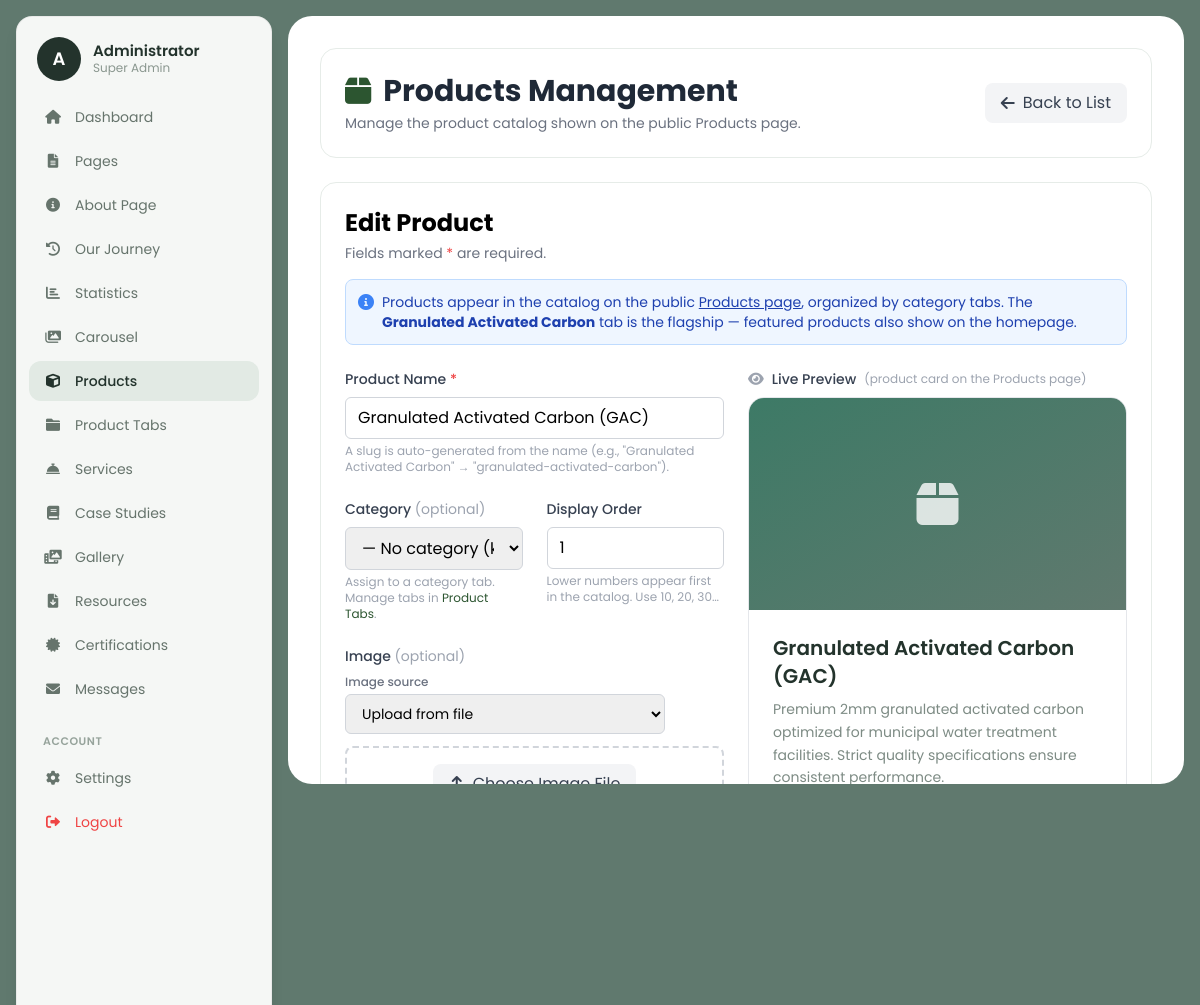
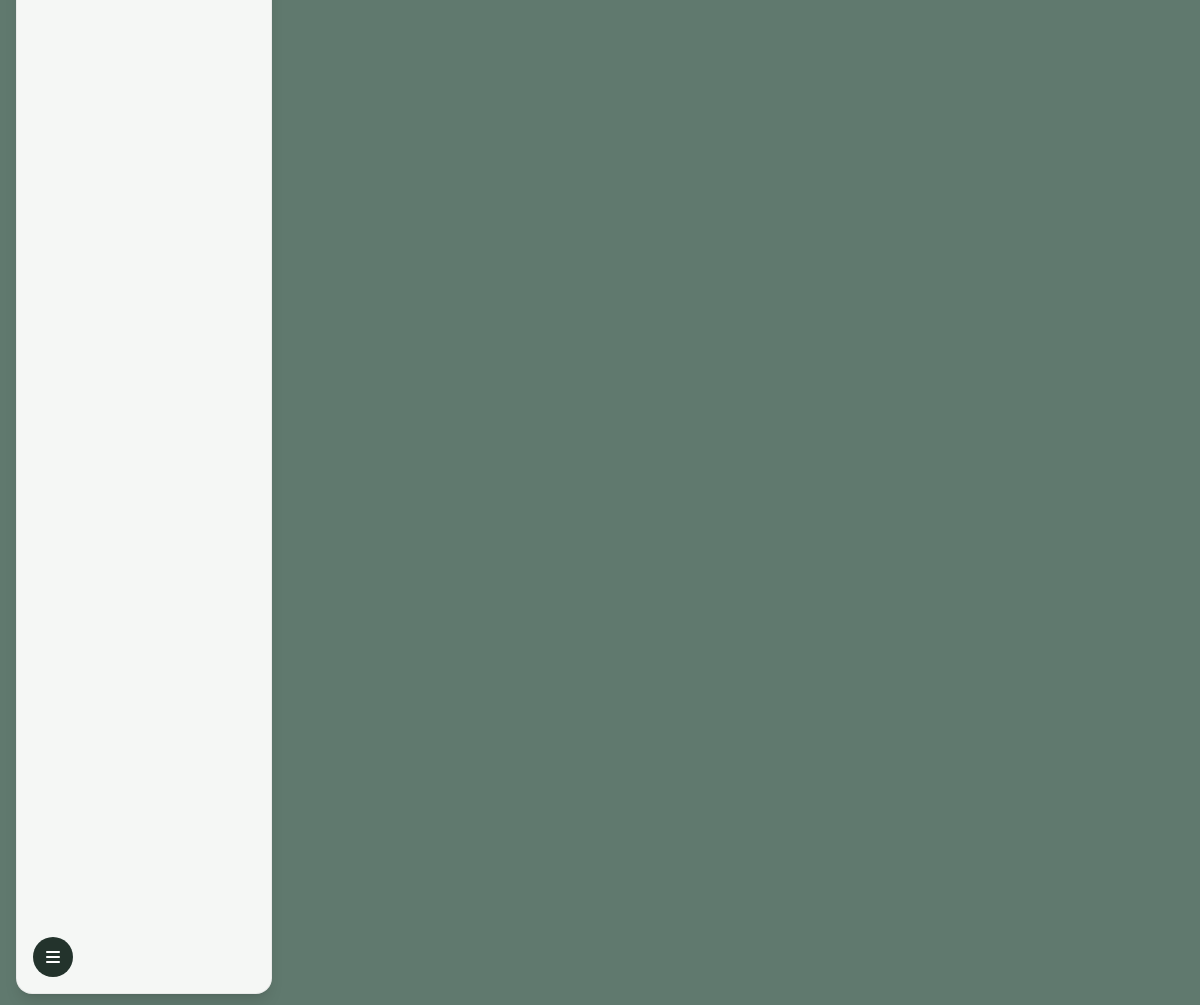
The page /admin/products.php?action=edit&id=1 (signed in) on the database its author committed (2 pictures, top to bottom).
### tables this page shows
CREATE TABLE `products` (
  `id` int(11) NOT NULL,
  `name` varchar(200) NOT NULL,
  `slug` varchar(200) NOT NULL,
  `description` text DEFAULT NULL,
  `specifications` text DEFAULT NULL,
  `features` text DEFAULT NULL,
  `applications` text DEFAULT NULL,
  `image_url` varchar(500) DEFAULT NULL,
  `category_id` int(11) DEFAULT NULL,
  `display_order` int(11) DEFAULT 0,
  `is_featured` tinyint(1) DEFAULT 0,
  `is_active` tinyint(1) DEFAULT 1,
  `created_at` timestamp NOT NULL DEFAULT current_timestamp(),
  `updated_at` timestamp NOT NULL DEFAULT current_timestamp() ON UPDATE current_timestamp(),
  `updated_by` int(11) DEFAULT NULL
);

### admin/config.php (called while the page is built, shortened)
<?php
class Database {
    private static $instance = null;
    private $conn;
    private function __construct() {
        try {
            $this->conn = new mysqli(DB_HOST, DB_USER, DB_PASS, DB_NAME);
            $this->conn->set_charset("utf8mb4");
        } catch (Exception $e) {
            die("Database connection error: " . $e->getMessage());
        }
    }
    public static function getInstance() {
        if (self::$instance === null) {
            self::$instance = new self();
        }
        return self::$instance;
    }
    public function getConnection() {
        return $this->conn;
    }
}
function getDB() {
    return Database::getInstance()->getConnection();
}
function getCurrentUser() {
    $db = getDB();
    $stmt = $db->prepare("SELECT id, username, email, full_name, role FROM admin_users WHERE id = ? AND is_active = 1");
    $stmt->bind_param("i", $_SESSION['admin_id']);
    $stmt->execute();
    $result = $stmt->get_result();
    return $result->fetch_assoc();
}

### admin/products.php (the view, shortened to what this page needs)
<?php
require_once 'config.php';
$db = getDB();
$action = $_GET['action'] ?? 'list';
$id = $_GET['id'] ?? null;
$edit_product = null;
if ($action === 'edit' && $id) {
    $stmt = $db->prepare("SELECT * FROM products WHERE id = ?");
    $stmt->bind_param("i", $id);
    $stmt->execute();
    $result = $stmt->get_result();
    $edit_product = $result->fetch_assoc();
}
$view_url = '../products.php#main';
?>
<!DOCTYPE html>
<html lang="en">
<head>
    <script src="https://cdn.tailwindcss.com"></script>
    <link href="https://cdnjs.cloudflare.com/ajax/libs/font-awesome/6.0.0/css/all.min.css" rel="stylesheet">
</head>
<body class="bg-gray-100">
    <?php include 'includes/sidebar.php'; ?>
    <div class="lg:ml-64 p-4 lg:p-8">
        <div class="bg-white rounded-lg shadow-md p-6 mb-6">
            <div class="flex flex-col sm:flex-row sm:justify-between sm:items-center gap-3">
                <div>
                    <h1 class="text-3xl font-bold text-gray-800 flex items-center gap-3">
                        <i class="fas fa-box text-primary"></i> Products Management
                    </h1>
                    <p class="text-sm text-gray-500 mt-1">Manage the product catalog shown on the public Products page.</p>
                </div>
                <?php if ($action === 'list'): ?>
                <a href="?action=add" class="bg-primary text-white px-4 py-2 rounded-lg hover:bg-secondary transition-colors inline-flex items-center justify-center">
                    <i class="fas fa-plus mr-2"></i>Add New Product
                </a>
                <?php else: ?>
                <a href="products.php" class="bg-gray-100 text-gray-700 px-4 py-2 rounded-lg hover:bg-gray-200 transition-colors inline-flex items-center justify-center">
                    <i class="fas fa-arrow-left mr-2"></i>Back to List
                </a>
                <?php endif; ?>
            </div>
        </div>
        <?php if ($action === 'add' || $action === 'edit'): ?>
            <div class="bg-white rounded-lg shadow-md p-6">
                <h2 class="text-2xl font-bold mb-1"><?php echo $action === 'add' ? 'Add New' : 'Edit'; ?> Product</h2>
                <p class="text-sm text-gray-500 mb-4">Fields marked <span class="text-red-500">*</span> are required.</p>
                <div class="mb-6 p-3 rounded-lg bg-blue-50 border border-blue-200 flex items-start gap-2">
                    <i class="fas fa-info-circle text-blue-500 mt-0.5"></i>
                    <p class="text-sm text-blue-800">Products appear in the catalog on the public <a href="<?php echo $view_url; ?>" target="_blank" class="underline hover:text-blue-900">Products page</a>, organized by category tabs. The <strong>Granulated Activated Carbon</strong> tab is the flagship — featured products also show on the homepage.</p>
                </div>
                <div class="grid grid-cols-1 lg:grid-cols-2 gap-6">
                    <div>
                        <form method="POST" action="">
                            <div class="space-y-6">
                                <div>
                                    <label class="block text-sm font-medium text-gray-700 mb-2">Product Name <span class="text-red-500">*</span></label>
                                    <input type="text" name="name" id="name_input" required
                                           value="<?php echo htmlspecialchars($edit_product['name'] ?? ''); ?>"
                                           class="w-full px-3 py-2 border border-gray-300 rounded-md focus:outline-none focus:ring-primary focus:border-primary"
                                           placeholder="e.g., Granulated Activated Carbon 2mm"
                                           oninput="updatePreview()">
                                    <p class="text-xs text-gray-400 mt-1">A slug is auto-generated from the name (e.g., "Granulated Activated Carbon" → "granulated-activated-carbon").</p>
                                </div>
                                <div class="grid grid-cols-1 sm:grid-cols-2 gap-6">
                                    <div>
                                        <label class="block text-sm font-medium text-gray-700 mb-2">Category <span class="text-gray-400 font-normal">(optional)</span></label>
                                        <select name="category_id" id="category_input"
                                                class="w-full px-3 py-2 border border-gray-300 rounded-md focus:outline-none focus:ring-primary focus:border-primary"
                                                onchange="updatePreview()">
                                            <option value="0">— No category (keyword matching) —</option>
                                        </select>
                                        <p class="text-xs text-gray-400 mt-1">Assign to a category tab. Manage tabs in <a href="product-tabs.php" class="text-primary hover:underline">Product Tabs</a>.</p>
                                    </div>
                                    <div>
                                        <label class="block text-sm font-medium text-gray-700 mb-2">Display Order</label>
                                        <input type="number" name="display_order" min="0"
                                               value="<?php echo htmlspecialchars($edit_product['display_order'] ?? 0); ?>"
                                               class="w-full px-3 py-2 border border-gray-300 rounded-md focus:outline-none focus:ring-primary focus:border-primary">
                                        <p class="text-xs text-gray-400 mt-1">Lower numbers appear first in the catalog. Use 10, 20, 30…</p>
                                    </div>
                                </div>
                                <div>
                                    <label class="block text-sm font-medium text-gray-700 mb-2">Image <span class="text-gray-400 font-normal">(optional)</span></label>
                                    <div class="mb-3">
                                        <label class="block text-xs font-medium text-gray-500 mb-1">Image source</label>
                                        <select id="image-source-mode" onchange="switchImageMode()" class="w-full max-w-xs px-3 py-2 border border-gray-300 rounded-md focus:outline-none focus:ring-primary focus:border-primary text-sm">
                                            <option value="upload">Upload from file</option>
                                        </select>
                                    </div>
                                    <div id="file-picker-block" class="border-2 border-dashed border-gray-300 rounded-lg p-4 mb-3">
                                        <div class="text-center">
                                            <label for="image-file-input" class="cursor-pointer inline-flex items-center px-4 py-2 bg-gray-100 hover:bg-gray-200 text-gray-700 rounded-lg transition-colors">
                                                <i class="fas fa-upload mr-2"></i>Choose Image File
                                            </label>
                                        </div>
                                    </div>
                                </div>
                            </div>
                        </form>
                    </div>
                    <div>
                        <p class="text-sm font-medium text-gray-700 mb-2 flex items-center gap-2">
                            <i class="fas fa-eye text-gray-400"></i> Live Preview
                            <span class="text-xs text-gray-400 font-normal">(product card on the Products page)</span>
                        </p>
                        <div class="border border-gray-200 rounded-2xl overflow-hidden bg-white">
                            <div class="aspect-video bg-[#f7faf8] flex items-center justify-center overflow-hidden" id="preview_img_wrap">
                                <div id="preview_img_placeholder" class="aspect-video bg-gradient-to-br from-[#3d7a66] to-[#60796e] flex items-center justify-center w-full h-full <?php echo empty($edit_product['image_url'] ?? '') ? '' : 'hidden'; ?>">
                                    <i class="fas fa-box text-5xl text-white/80"></i>
                                </div>
                            </div>
                            <div class="p-6">
                                <h4 id="preview_name" class="text-xl font-semibold text-[#23332c] mb-2"><?php echo htmlspecialchars($edit_product['name'] ?? 'Product name'); ?></h4>
                                <div id="preview_desc" class="text-[#7d8b84] text-sm leading-relaxed mb-4 prose prose-sm max-w-none"><?php echo $edit_product['description'] ?? '<span class="text-gray-400">Product description appears here…</span>'; ?></div>
                            </div>
                        </div>
                    </div>
                </div>
            </div>
        <?php endif; ?>
    </div>
</body>
</html>

### admin/includes/sidebar.php (shortened to what this page needs)
<?php
$current_user = getCurrentUser();
$current_page = basename($_SERVER['PHP_SELF']);
$display_name = $current_user['full_name'] ?: $current_user['username'];
$avatar_initial = strtoupper(substr($display_name, 0, 1));
$role_label = ucwords(str_replace('_', ' ', $current_user['role'] ?? 'Admin'));
$nav_items = [
    ['index.php',          'fa-home',           'Dashboard'],
    ['pages.php',          'fa-file-alt',       'Pages'],
    ['about.php',          'fa-info-circle',    'About Page'],
    ['timeline.php',       'fa-history',        'Our Journey'],
    ['statistics.php',     'fa-chart-bar',      'Statistics'],
    ['carousel.php',       'fa-images',         'Carousel'],
    ['products.php',       'fa-cube',           'Products'],
    ['product-tabs.php',   'fa-folder',         'Product Tabs'],
    ['services.php',       'fa-concierge-bell', 'Services'],
    ['case-studies.php',   'fa-book',           'Case Studies'],
    ['gallery.php',        'fa-photo-video',    'Gallery'],
    ['resources.php',      'fa-file-download',  'Resources'],
    ['certifications.php', 'fa-certificate',    'Certifications'],
];
$account_items = [
    ['settings.php', 'fa-cog',          'Settings'],
    ['logout.php',   'fa-sign-out-alt', 'Logout'],
];
?>
<aside id="sidebar" class="fixed top-0 bottom-0 left-0 lg:top-4 lg:bottom-4 lg:left-4 z-40 w-64 transition-all duration-300 -translate-x-full lg:translate-x-0 bg-[#f5f7f5] text-[#45524b] lg:rounded-2xl lg:shadow-lg lg:border lg:border-black/5 flex flex-col">
    <div class="sidebar-header flex items-center gap-3 px-5 pt-5 pb-4 flex-shrink-0">
        <div class="w-11 h-11 rounded-full bg-[#23332c] text-white flex items-center justify-center font-semibold text-lg flex-shrink-0">
            <?php echo htmlspecialchars($avatar_initial); ?>
        </div>
        <div class="sidebar-label min-w-0 flex-1">
            <p class="font-semibold text-[15px] text-[#23332c] leading-tight truncate"><?php echo htmlspecialchars($display_name); ?></p>
            <p class="text-xs text-[#8a978f] truncate"><?php echo htmlspecialchars($role_label); ?></p>
        </div>
    </div>
    <div class="sidebar-scroll flex-1 overflow-y-auto px-3 pb-5">
        <nav class="space-y-1">
            <?php foreach ($nav_items as $item):
                $is_active = $current_page === $item[0];
            ?>
                <a href="<?php echo $item[0]; ?>" title="<?php echo $item[2]; ?>" class="flex items-center gap-3 px-3.5 py-2.5 rounded-xl text-sm transition-colors <?php echo $is_active ? 'bg-[#e2eae4] text-[#23332c] font-medium' : 'text-[#66746c] hover:bg-[#eaf0ec] hover:text-[#23332c]'; ?>">
                    <i class="fas <?php echo $item[1]; ?> w-5 text-center"></i>
                    <span class="sidebar-label"><?php echo $item[2]; ?></span>
                </a>
            <?php endforeach; ?>
            <a href="messages.php" title="Messages" class="flex items-center gap-3 px-3.5 py-2.5 rounded-xl text-sm transition-colors <?php echo $current_page == 'messages.php' ? 'bg-[#e2eae4] text-[#23332c] font-medium' : 'text-[#66746c] hover:bg-[#eaf0ec] hover:text-[#23332c]'; ?>">
                <i class="fas fa-envelope w-5 text-center"></i>
                <span class="sidebar-label">Messages</span>
            </a>
        </nav>
        <p class="section-label px-3.5 pt-6 pb-2 text-[11px] font-semibold uppercase tracking-wider text-[#96a39b]">Account</p>
        <nav class="space-y-1">
            <?php foreach ($account_items as $item):
                $is_active = $current_page === $item[0];
                $is_logout = $item[0] === 'logout.php';
            ?>
                <a href="<?php echo $item[0]; ?>" title="<?php echo $item[2]; ?>" class="user-link flex items-center gap-3 px-3.5 py-2.5 rounded-xl text-sm transition-colors <?php echo $is_logout ? 'text-red-500 hover:bg-red-50' : ($is_active ? 'bg-[#e2eae4] text-[#23332c] font-medium' : 'text-[#66746c] hover:bg-[#eaf0ec] hover:text-[#23332c]'); ?>">
                    <i class="fas <?php echo $item[1]; ?> w-5 text-center"></i>
                    <span class="sidebar-label"><?php echo $item[2]; ?></span>
                </a>
            <?php endforeach; ?>
        </nav>
    </div>
    <div class="sidebar-footer p-4">
        <button id="sidebar-collapse" type="button" title="Collapse sidebar" class="hidden lg:flex w-10 h-10 rounded-full bg-[#23332c] text-white items-center justify-center hover:bg-[#3a4a41] transition-colors">
            <i class="fas fa-bars"></i>
        </button>
    </div>
</aside>

### admin/includes/sidebar.php (style rules this page uses)
body { font-family: 'Poppins', ui-sans-serif, system-ui, sans-serif; background-color: #60796e !important; }
.lg\:ml-64 { background: #ffffff; border-radius: 1.5rem; margin: 0.75rem; min-height: calc(100vh - 1.5rem); transition: margin-left 0.3s ease; }
.lg\:ml-64 .shadow-md, .lg\:ml-64 .shadow-lg { box-shadow: none; border: 1px solid #e6ece8; border-radius: 1rem; }
#sidebar .sidebar-scroll { scrollbar-width: thin; scrollbar-color: #d2dcd5 #f5f7f5; }
@media (min-width: 1024px) { .lg\:ml-64 { margin: 1rem 1rem 1rem 18rem !important; min-height: calc(100vh - 2rem); } }

### admin/products.php (style rules this page uses)
@media (min-width: 1024px) { .lg\:ml-64 { height: calc(100vh - 2rem) !important; overflow-y: auto !important; } }
@media (min-width: 1024px) { .lg\:ml-64 { scrollbar-width: thin; scrollbar-color: #d2dcd5 transparent; } }

### rows shown on the page
products: name "Granulated Activated Carbon (GAC)", display_order "1", description "Premium 2mm granulated activated carbon optimized for municipal water treatment facilities. Strict quality specifications ensure consistent performance."

### other values the page prints
$avatar_initial "A"
$display_name "Administrator"
$role_label "Super Admin"
$item[2] "Dashboard"
$item[2] "Pages"
$item[2] "About Page"
$item[2] "Our Journey"
$item[2] "Statistics"
$item[2] "Carousel"
$item[2] "Products"
$item[2] "Product Tabs"
$item[2] "Services"
$item[2] "Case Studies"
$item[2] "Gallery"
$item[2] "Resources"
